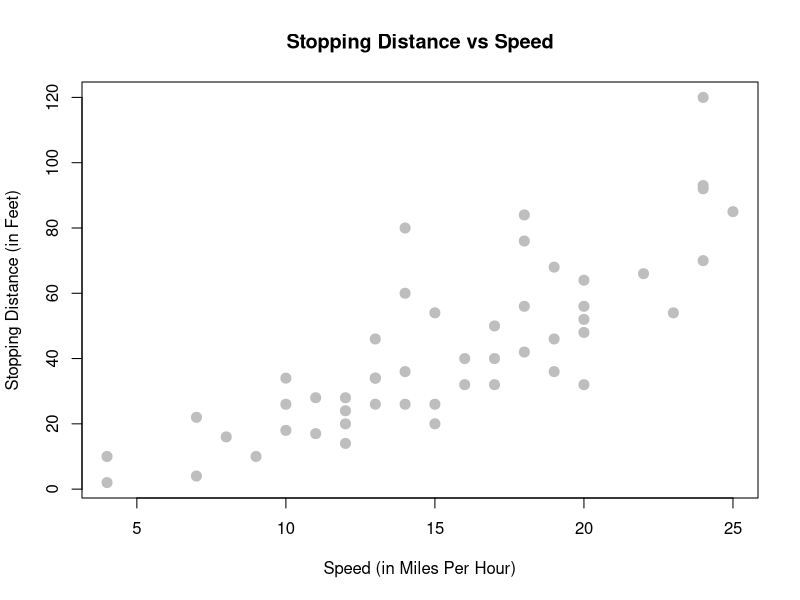
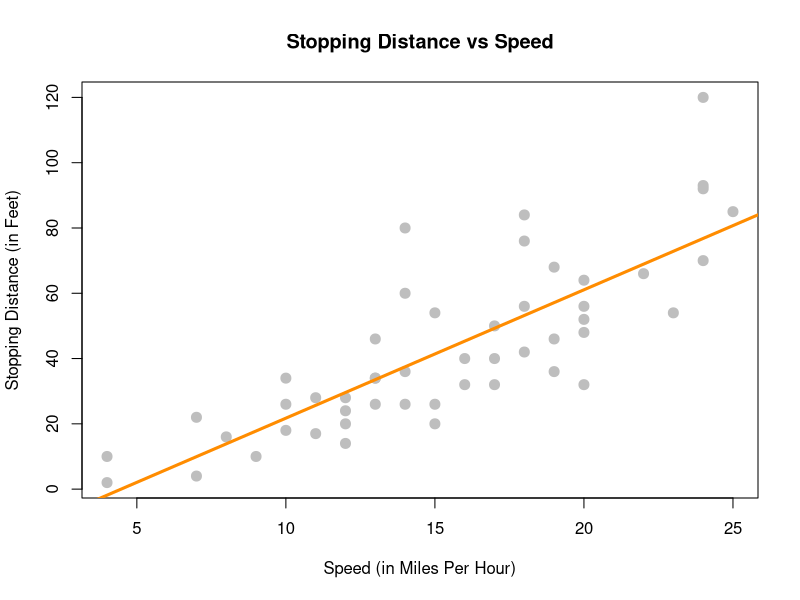
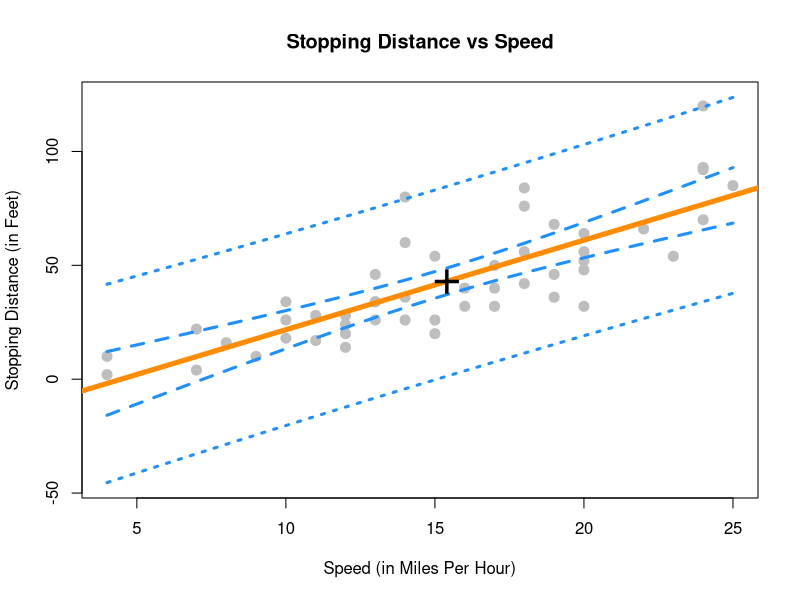
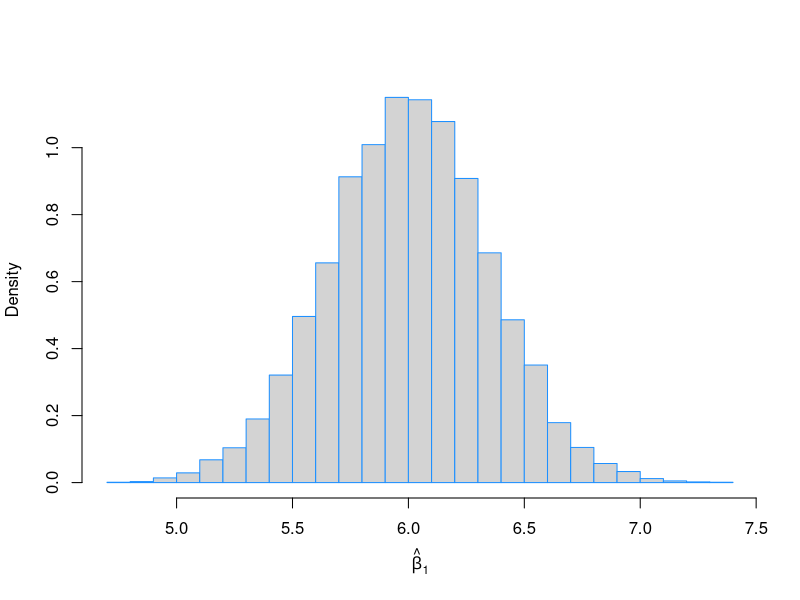

Recreate these plots in R, in order. (Note: this script raises an error after producing the figures.)
############### Simple linear regression
#  Let’s consider a simple example of how the speed of a car affects its stopping distance, that is, how far it travels 
#  before it comes to a stop. To examine this relationship, we will use the cars dataset which, is a default R dataset. 
#  Thus, we don’t need to load a package first; it is immediately available

View(cars)
names(cars)      ## the dataframe has two variables, i.e., two columns

### scatter plot to check the linearity
plot(dist ~ speed, data = cars,
     xlab = "Speed (in Miles Per Hour)",
     ylab = "Stopping Distance (in Feet)",
     main = "Stopping Distance vs Speed",
     pch  = 20,
     cex  = 2,
     col  = "grey")

### Least squares estimator by implementing the math formula
x = cars$speed
y = cars$dist
Sxy = sum((x - mean(x)) * (y - mean(y)))
Sxx = sum((x - mean(x)) ^ 2)
Syy = sum((y - mean(y)) ^ 2)
c(Sxy, Sxx, Syy)
beta_1_hat = Sxy / Sxx
beta_0_hat = mean(y) - beta_1_hat * mean(x)
c(beta_0_hat, beta_1_hat)                        # the estimated beta_0 and beta_1 from calculation

### make predictions
# We can now use this line to make predictions. First, let’s see the possible x values in the cars dataset. Since some x
# values may appear more than once, we use the unique() to return each unique value only once.
unique(cars$speed)
beta_0_hat + beta_1_hat * 8     # Let’s make a prediction for the stopping distance of a car traveling at 8 miles per hour.

# Now let’s make a prediction for the stopping distance of a car traveling at 21 miles per hour. This is considered interpolation as 21 is not an observed 
# value of x. (But is in the data range.) We can use the special %in% operator to quickly verify this in R.
8 %in% unique(cars$speed)
21 %in% unique(cars$speed)
min(cars$speed) < 21 & 21 < max(cars$speed)
beta_0_hat + beta_1_hat * 21        ## make the prediction
range(cars$speed)                   ## the range of data


## Residual at x=8     ---- still based on direct calcualtion by the math formula
cars[which(cars$speed == 8), ]
16 - (beta_0_hat + beta_1_hat * 8)          ## calculate the residual

## Variance estimation    ---- still based on direct calcualtion by the math formula
y_hat = beta_0_hat + beta_1_hat * x
e     = y - y_hat
n     = length(e)
s2_e  = sum(e^2) / (n - 2)
s2_e
sqrt(s2_e)         ## standard error as an estimate of the error standard deviation


## Decomposition of variances   ---- still based on direct calcualtion by the math formula
SST   = sum((y - mean(y)) ^ 2)                  # Sum of squares total
SSReg = sum((y_hat - mean(y)) ^ 2)              # Sum of squares regression
SSE   = sum((y - y_hat) ^ 2)                    # Sum of squares error
c(SST = SST, SSReg = SSReg, SSE = SSE)
R2 = SSReg / SST
R2




########### Now we automate the above procedure using the lm package
stop_dist_model = lm(dist ~ speed, data = cars)       # lm means linear model, y ~ x
stop_dist_model      # output the result of the simple linear regression
summary(stop_dist_model)  #display the point estimate, t-statistics, p-value, R-squared Adjusted R-squared, F-statistic
names(stop_dist_model)    #check which results are stored in the fitted model

##  scatter plot and display the linear fit
plot(dist ~ speed, data = cars,
     xlab = "Speed (in Miles Per Hour)",
     ylab = "Stopping Distance (in Feet)",
     main = "Stopping Distance vs Speed",
     pch  = 20,
     cex  = 2,
     col  = "grey")
abline(stop_dist_model, lwd = 3, col = "darkorange")

stop_dist_model$residuals       ## check the residuals
coef(stop_dist_model)           ## extract the estimated coefficients
resid(stop_dist_model)          ## extract the residuals
fitted(stop_dist_model)         ## extract the fitted value
summary(stop_dist_model)$r.squared   ## exact the R-squared
summary(stop_dist_model)$sigma       ## extract the standard error, ie., the estimated noise standard deviation
predict(stop_dist_model, newdata = data.frame(speed = 8))      ## prediction at a new point with speed=8
predict(stop_dist_model, newdata = data.frame(speed = c(8, 21, 50)))   ## simultaneuously predict at the points 8, 21, 50
predict(stop_dist_model)        ## which also outputs the fitted values



#######  Now let us do the inference and hypothesis testing
## We first recall the fitted model as above
stop_dist_model = lm(dist ~ speed, data = cars)
summary(stop_dist_model)

# Last chapter, we only discussed the Estimate, Residual standard error, and Multiple R-squared values. In this chapter, we will discuss all of the 
# information under Coefficients as well as F-statistic.
summary(stop_dist_model)$coefficients[1,]
summary(stop_dist_model)$coefficients[2,]  # the t-statistic and p-value for the coefficient

confint(stop_dist_model, level = 0.99)     # 99% confidence interval of the coefficients
confint(stop_dist_model, level = 0.95)     # 95% confidence interval of the coefficients
confint(stop_dist_model, level = 0.99)[1, 1]   # extract the row 1 and column 1 entry from the matrix output from confint(stop_dist_model, level = 0.99)
confint(stop_dist_model, level = 0.99)[2, 1]


# We can also construct the confidence intervals directly from the math formula
beta_1_hat = coef(stop_dist_model)[2]    # store the estimate
beta_1_hat_se = summary(stop_dist_model)$coefficients[2, 2]  # store the standard error
crit = qt(0.995, df = length(resid(stop_dist_model)) - 2)    # get the critical value
c(beta_1_hat - crit * beta_1_hat_se, beta_1_hat + crit * beta_1_hat_se)  # [est-margin,  est+margin]


# Confidence interval for the mean response at speed=5 or 21
new_speeds = data.frame(speed = c(5, 21))
predict(stop_dist_model, newdata = new_speeds, 
        interval = c("confidence"), level = 0.99)      ## 99% confidence interval for the mean response



# Prediction interval at a new observation
predict(stop_dist_model, newdata = new_speeds, 
        interval = c("prediction"), level = 0.99)      ## 99% prediction interval at speed=5 or 21





#####  Confidence and Prediction Bands 
speed_grid = seq(min(cars$speed), max(cars$speed), by = 0.01)
dist_ci_band = predict(stop_dist_model, 
                       newdata = data.frame(speed = speed_grid), 
                       interval = "confidence", level = 0.99)
dist_pi_band = predict(stop_dist_model, 
                       newdata = data.frame(speed = speed_grid), 
                       interval = "prediction", level = 0.99) 

plot(dist ~ speed, data = cars,
     xlab = "Speed (in Miles Per Hour)",
     ylab = "Stopping Distance (in Feet)",
     main = "Stopping Distance vs Speed",
     pch  = 20,
     cex  = 2,
     col  = "grey",
     ylim = c(min(dist_pi_band), max(dist_pi_band)))
abline(stop_dist_model, lwd = 5, col = "darkorange")

lines(speed_grid, dist_ci_band[,"lwr"], col = "dodgerblue", lwd = 3, lty = 2)
lines(speed_grid, dist_ci_band[,"upr"], col = "dodgerblue", lwd = 3, lty = 2)
lines(speed_grid, dist_pi_band[,"lwr"], col = "dodgerblue", lwd = 3, lty = 3)
lines(speed_grid, dist_pi_band[,"upr"], col = "dodgerblue", lwd = 3, lty = 3)
points(mean(cars$speed), mean(cars$dist), pch = "+", cex = 3)





#### Goodness-of-fit test or significance of regression,  F-test
summary(stop_dist_model)        # The F-statistic and P-value is automatically provided 
anova(stop_dist_model)          # Provide the ANOVA talbe


# Note that there is another equivalent way to do this in R, which we will return to often to compare two models.
anova(lm(dist ~ 1, data = cars), lm(dist ~ speed, data = cars))








###################
###################              Simulations:    Y = 3 + 6x_1 + error
###################
set.seed(42)
sample_size = 100 # this is n
x = seq(-1, 1, length = sample_size)
Sxx = sum((x - mean(x)) ^ 2)

beta_0 = 3
beta_1 = 6
sigma  = 2

num_samples = 10000                   ## repeat it for 10,000 times 
beta_0_hats = rep(0, num_samples)
beta_1_hats = rep(0, num_samples)

for (i in 1:num_samples) {
        eps = rnorm(sample_size, mean = 0, sd = sigma)
        y   = beta_0 + beta_1 * x + eps
        
        sim_model = lm(y ~ x)
        
        beta_0_hats[i] = coef(sim_model)[1]
        beta_1_hats[i] = coef(sim_model)[2]
}
mean(beta_1_hats)     # empirical mean
var(beta_1_hats)      # empirical variance

#### draw the histogram for the empirical distribution of the estimated coefficient
hist(beta_1_hats, prob = TRUE, breaks = 20, 
     xlab = expression(hat(beta)[1]), main = "", border = "dodgerblue")
curve(dnorm(x, mean = beta_1, sd = sqrt(var_beta_1_hat)), 
      col = "darkorange", add = TRUE, lwd = 3)












